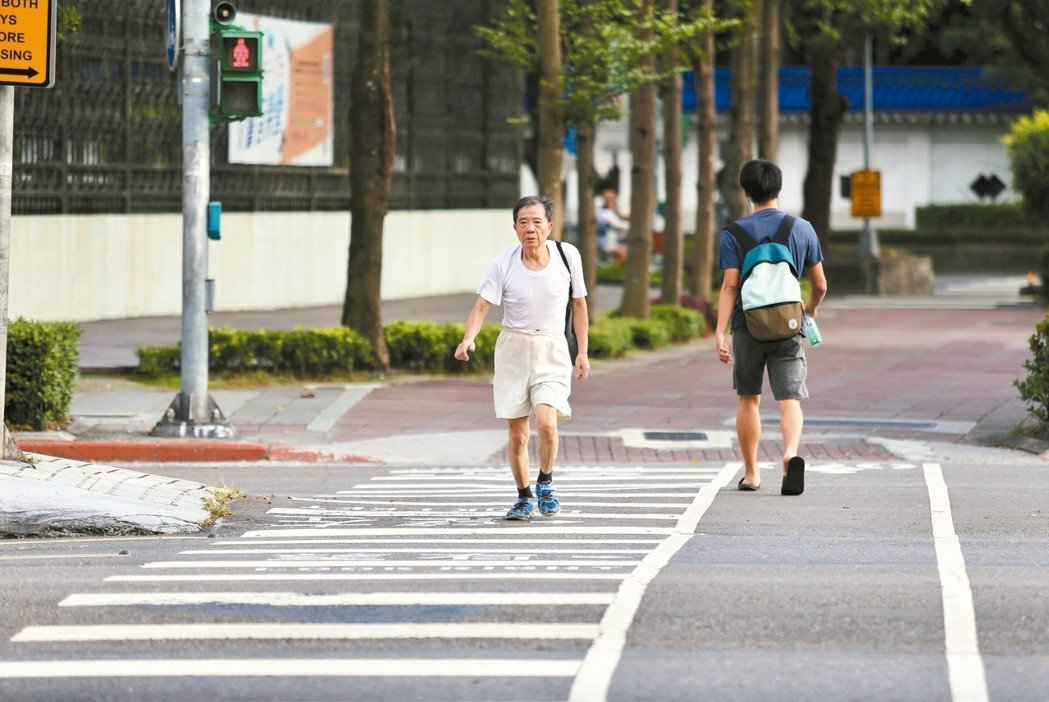
#> input picture lab11/img/input.jpg, 1049 x 702 px
$ python processing.py --image img/input.jpg
#> lines starting #> are read from the running program, lines starting #| are printed output that depends on the picture; after the words box and inside, x2 and y2 are one past the last pixel; in counts of white or black regions, pixels touching at a corner belong together
import cv2
import argparse
import numpy as np

parser = argparse.ArgumentParser()
parser.add_argument("--image", help="path to the image", default="img/Lenna.png")

args = parser.parse_args()

path = args.image

image = cv2.imread(path)
#> image is the input picture: shape (702, 1049, 3); mean B, G, R 139, 148.8, 152.1

cv2.imshow("Original", image)

resized = cv2.resize(image, (400, 400))
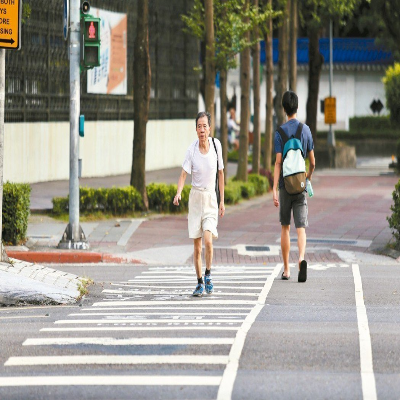
#> resized: shape (400, 400, 3); mean B, G, R 138.9, 148.6, 151.9

x1, y1, x2, y2 = 100, 120, 300, 360

roi = resized[y1:y2, x1:x2]
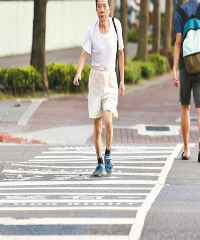
#> roi: shape (240, 200, 3); mean B, G, R 164.5, 174.9, 180.6
cv2.imshow("ROI", roi)

cv2.rectangle(resized, (x1, y1), (x2, y2), (0, 255, 0), 2)
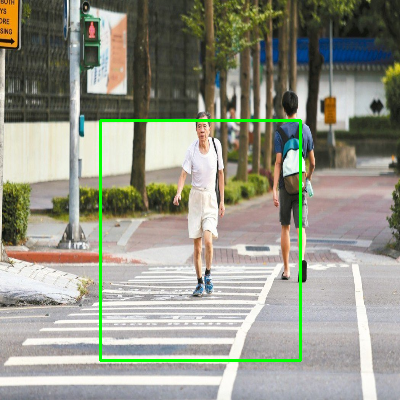
#> resized: shape (400, 400, 3); 1.65% of pixels changed, all inside (x1, y1, x2, y2) = (99, 119, 302, 362)
cv2.imshow("Rectangle", resized)

gray = cv2.cvtColor(resized, cv2.COLOR_BGR2GRAY)
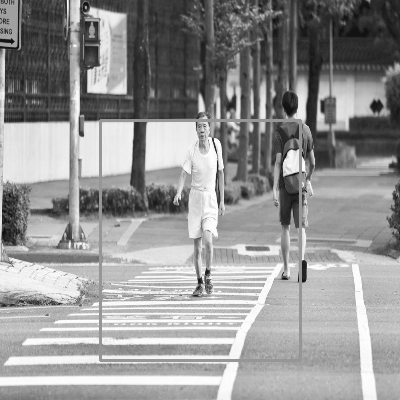
#> gray: shape (400, 400); min 9, max 255, mean 148.1
cv2.imshow("Gray", gray)

clahe = cv2.createCLAHE(clipLimit=2.0, tileGridSize=(8, 8))
clahe_img = clahe.apply(gray)
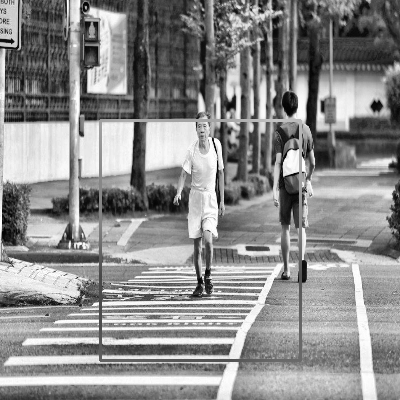
#> clahe_img: shape (400, 400); min 2, max 255, mean 139.9
cv2.imshow("CLAHE", clahe_img)

cv2.imwrite("./img/clahe.jpg", clahe_img)

cv2.waitKey(0)
cv2.destroyAllWindows()

$ run again, on lab12/img/plate1.jpg
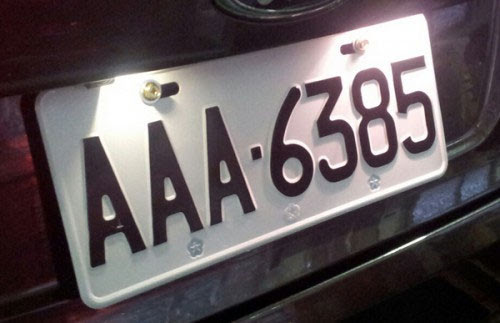
#> input picture lab12/img/plate1.jpg, 500 x 323 px
#> image is the input picture: shape (323, 500, 3); mean B, G, R 91.6, 88.8, 97.7
#> `cv2.rectangle(resized, (x1, y1), (x2, y2), (0, 255, 0), 2)`:
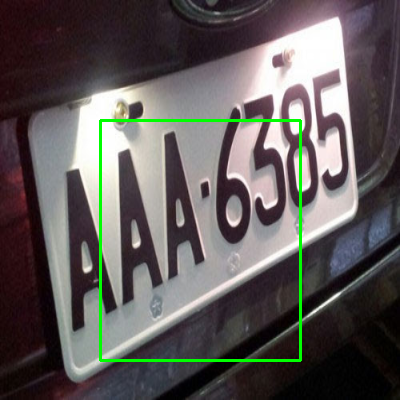
#> resized: shape (400, 400, 3); mean B, G, R 89.5, 90.8, 95.5
#> `clahe_img = clahe.apply(gray)`:
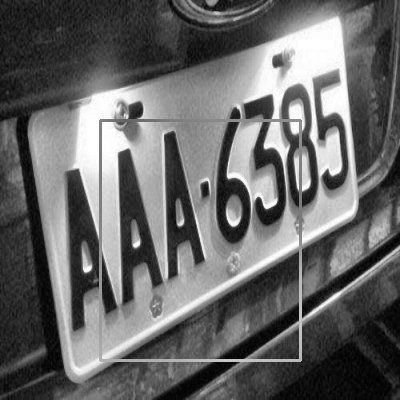
#> clahe_img: shape (400, 400); min 1, max 255, mean 102.7

$ run again, on lab12/img/plate2.jpg
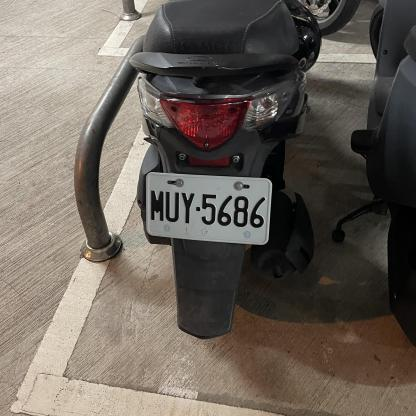
#> input picture lab12/img/plate2.jpg, 416 x 416 px
#> image is the input picture: shape (416, 416, 3); mean B, G, R 90.8, 99.2, 107.4
#> `roi = resized[y1:y2, x1:x2]`:
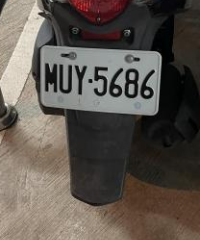
#> roi: shape (240, 200, 3); mean B, G, R 78.6, 85.8, 93.5
#> `clahe_img = clahe.apply(gray)`:
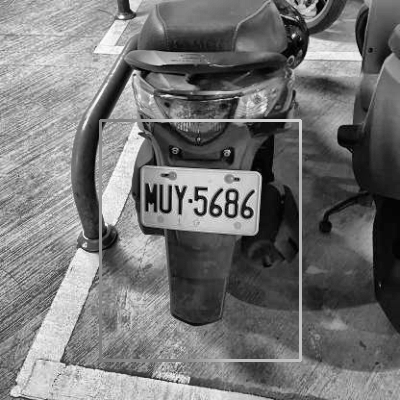
#> clahe_img: shape (400, 400); min 0, max 255, mean 116.4
